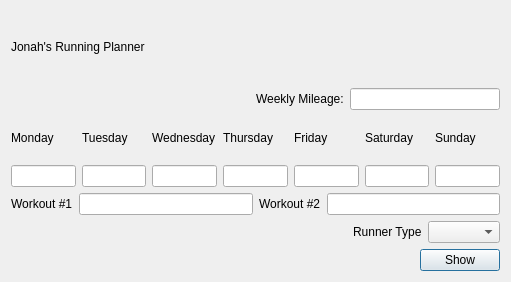
<?xml version="1.0" encoding="UTF-8"?>
<ui version="4.0">
 <class>Dialog</class>
 <widget class="QDialog" name="Dialog">
  <property name="geometry">
   <rect>
    <x>0</x>
    <y>0</y>
    <width>511</width>
    <height>282</height>
   </rect>
  </property>
  <property name="windowTitle">
   <string>Dialog</string>
  </property>
  <layout class="QVBoxLayout" name="verticalLayout">
   <item>
    <layout class="QHBoxLayout" name="horizontalLayout_2">
     <item>
      <widget class="QLabel" name="label_8">
       <property name="text">
        <string>Jonah's Running Planner</string>
       </property>
      </widget>
     </item>
     <item>
      <spacer name="horizontalSpacer">
       <property name="orientation">
        <enum>Qt::Horizontal</enum>
       </property>
       <property name="sizeHint" stdset="0">
        <size>
         <width>40</width>
         <height>20</height>
        </size>
       </property>
      </spacer>
     </item>
    </layout>
   </item>
   <item>
    <layout class="QHBoxLayout" name="horizontalLayout_5">
     <item>
      <spacer name="horizontalSpacer_3">
       <property name="orientation">
        <enum>Qt::Horizontal</enum>
       </property>
       <property name="sizeHint" stdset="0">
        <size>
         <width>40</width>
         <height>20</height>
        </size>
       </property>
      </spacer>
     </item>
     <item>
      <layout class="QHBoxLayout" name="horizontalLayout_4">
       <item>
        <widget class="QLabel" name="label_10">
         <property name="text">
          <string>Weekly Mileage:</string>
         </property>
        </widget>
       </item>
       <item>
        <widget class="QLineEdit" name="weeklyMileage"/>
       </item>
      </layout>
     </item>
    </layout>
   </item>
   <item>
    <layout class="QGridLayout" name="gridLayout">
     <item row="0" column="0">
      <widget class="QLabel" name="label">
       <property name="text">
        <string>Monday</string>
       </property>
      </widget>
     </item>
     <item row="0" column="1">
      <widget class="QLabel" name="label_2">
       <property name="text">
        <string>Tuesday</string>
       </property>
      </widget>
     </item>
     <item row="0" column="2">
      <widget class="QLabel" name="label_3">
       <property name="text">
        <string>Wednesday</string>
       </property>
      </widget>
     </item>
     <item row="0" column="3">
      <widget class="QLabel" name="label_4">
       <property name="text">
        <string>Thursday</string>
       </property>
      </widget>
     </item>
     <item row="0" column="4">
      <widget class="QLabel" name="label_5">
       <property name="text">
        <string>Friday</string>
       </property>
      </widget>
     </item>
     <item row="0" column="5">
      <widget class="QLabel" name="label_6">
       <property name="text">
        <string>Saturday</string>
       </property>
      </widget>
     </item>
     <item row="0" column="6">
      <widget class="QLabel" name="label_7">
       <property name="text">
        <string>Sunday</string>
       </property>
      </widget>
     </item>
     <item row="1" column="0">
      <widget class="QLineEdit" name="mon"/>
     </item>
     <item row="1" column="1">
      <widget class="QLineEdit" name="tue"/>
     </item>
     <item row="1" column="2">
      <widget class="QLineEdit" name="wed"/>
     </item>
     <item row="1" column="3">
      <widget class="QLineEdit" name="thur"/>
     </item>
     <item row="1" column="4">
      <widget class="QLineEdit" name="fri"/>
     </item>
     <item row="1" column="5">
      <widget class="QLineEdit" name="sat"/>
     </item>
     <item row="1" column="6">
      <widget class="QLineEdit" name="sun"/>
     </item>
    </layout>
   </item>
   <item>
    <layout class="QHBoxLayout" name="horizontalLayout_6">
     <item>
      <widget class="QLabel" name="label_11">
       <property name="text">
        <string>Workout #1</string>
       </property>
      </widget>
     </item>
     <item>
      <widget class="QLineEdit" name="wk1"/>
     </item>
     <item>
      <widget class="QLabel" name="label_12">
       <property name="text">
        <string>Workout #2</string>
       </property>
      </widget>
     </item>
     <item>
      <widget class="QLineEdit" name="wk2">
       <property name="text">
        <string/>
       </property>
      </widget>
     </item>
    </layout>
   </item>
   <item>
    <layout class="QHBoxLayout" name="horizontalLayout_3">
     <item>
      <spacer name="horizontalSpacer_4">
       <property name="orientation">
        <enum>Qt::Horizontal</enum>
       </property>
       <property name="sizeHint" stdset="0">
        <size>
         <width>40</width>
         <height>20</height>
        </size>
       </property>
      </spacer>
     </item>
     <item>
      <widget class="QLabel" name="label_9">
       <property name="text">
        <string>Runner Type</string>
       </property>
      </widget>
     </item>
     <item>
      <widget class="QComboBox" name="runnerType"/>
     </item>
    </layout>
   </item>
   <item>
    <layout class="QHBoxLayout" name="horizontalLayout">
     <item>
      <spacer name="horizontalSpacer_2">
       <property name="orientation">
        <enum>Qt::Horizontal</enum>
       </property>
       <property name="sizeHint" stdset="0">
        <size>
         <width>40</width>
         <height>20</height>
        </size>
       </property>
      </spacer>
     </item>
     <item>
      <widget class="QPushButton" name="update">
       <property name="text">
        <string>Show</string>
       </property>
      </widget>
     </item>
    </layout>
   </item>
  </layout>
 </widget>
 <resources/>
 <connections/>
</ui>
